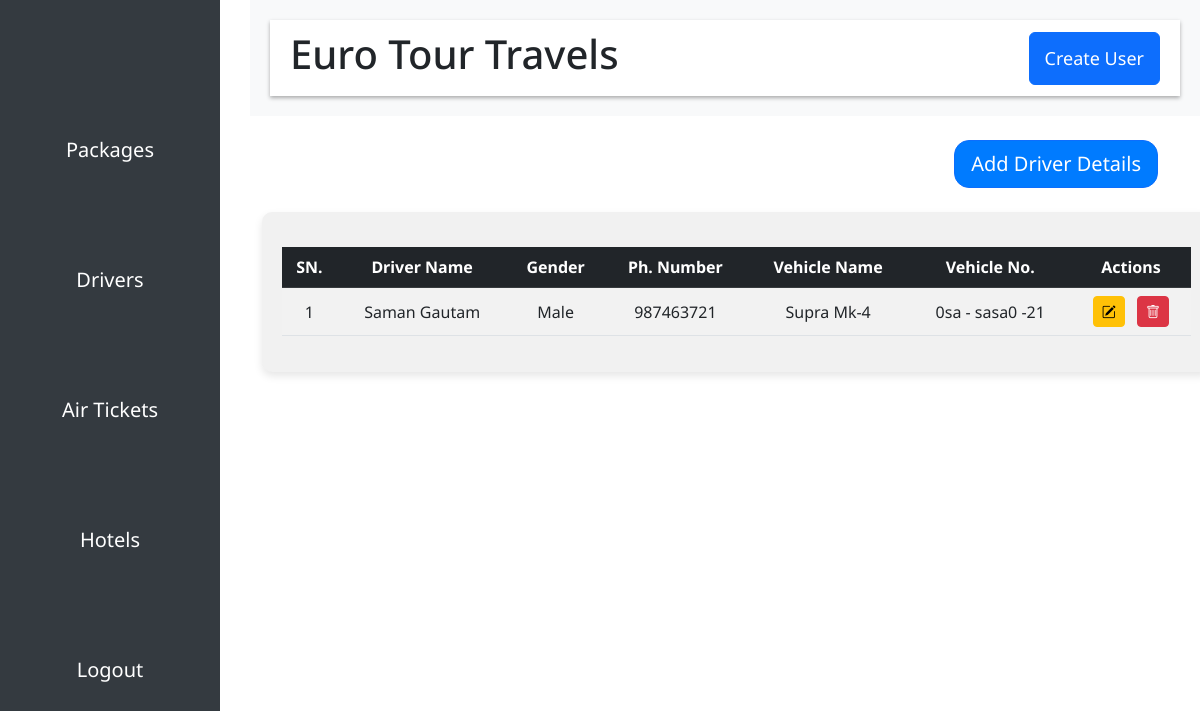
The app's page /driver/ (signed in), older data.
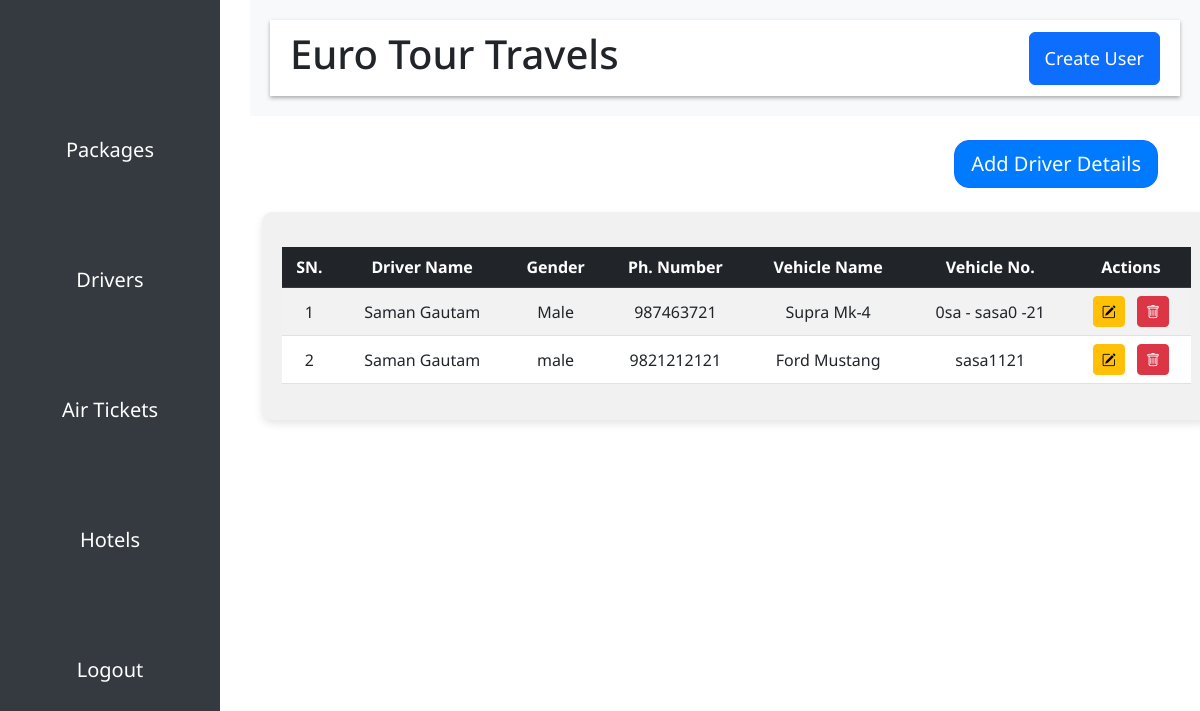
The same page, newer data.
### core/models.py (models this page shows, shortened)
class Driver(models.Model):
    gender_choices = (
        ('Male', 'Male'),
        ('Female', 'Female'),
        ('Others', 'Others')
    )
    driverId = models.AutoField(primary_key=True)
    drivername = models.CharField(max_length=255, verbose_name="Driver Name", null=True, blank=False, default="")
    gender = models.CharField(max_length=20, verbose_name="Gender", null=True, blank=False, default="", choices=gender_choices)
    phone_number = models.CharField(max_length=20, verbose_name="Phone Number", null=True, blank=False, default="")
    vehicle_name = models.CharField(max_length=255, verbose_name="Vehicle Name", null=True, blank=False, default="")
    vehicle_number = models.CharField(max_length=255, verbose_name="Vehicle Number", null=True, blank=False, default="")

### core/views.py (the view)
# urls.py: path("driver/", driver, name="driver"),
@login_required
def driver(request):
    drivers = Driver.objects.all()
    context = {
        'drivers' : drivers
    }
    return render(request, 'admin/driver.html', context=context)

### templates/admin/driver.html (shortened to what this page needs)
{% extends 'admin/adminbase.html' %}
{% load static %}
{% block body %}
  <div class="container mt-4">
    <div class="add-package-btn text-end mb-3">
      <a class="btn btn-primary btn-lg" href="{% url 'add-driver' %}">Add Driver Details</a>
    </div>
    <div class="package-table mt-4">
      <table class="table table-striped table-hover">
        <thead class="table-dark">
          <tr>
            <th>SN.</th>
            <th>Driver Name</th>
            <th>Gender</th>
            <th>Ph. Number</th>
            <th>Vehicle Name</th>
            <th>Vehicle No.</th>
            <th>Actions</th>
          </tr>
        </thead>
        <tbody>
          {% for i in drivers %}
          <tr>
            <td>{{i.driverId}}</td>
            <td>{{i.drivername}}</td>
            <td>{{i.gender}}</td>
            <td>{{i.phone_number}}</td>
            <td>{{i.vehicle_name}}</td>
            <td>{{i.vehicle_number}}</td>
            <td>
              <a href="{% url 'update-driver' i.driverId %}" class="btn btn-warning btn-sm me-2"><i class="bi bi-pencil-square"></i></a>
              <a href="{% url 'delete-driver' i.driverId %}" class="btn btn-danger btn-sm"><i class="bi bi-trash"></i></a>
            </td>
          </tr>
          {% endfor %}
        </tbody>
      </table>
    </div>
  </div>
{% endblock %}

Row changes from the older to the newer data that the page shows:
added Driver: driverId "2", drivername "Saman Gautam", gender "male", phone_number "9821212121", vehicle_name "Ford Mustang", vehicle_number "sasa1121"
